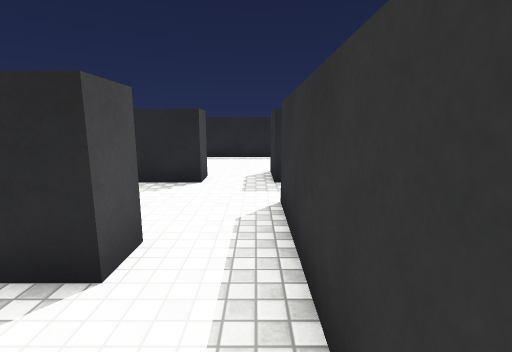
View 1 (above)

16 first-person views from a walk through a 3-D level made in the Unity game engine. The camera is 1.5 m above the floor, tilts 10° down and sees 85° across. The floor is counted in squares, 1 m on a side. Each view is taken from the middle of a square. On the plan, view 1 faces up. The plan holds only what a view shows up to about 14 squares ahead; the rest is blank. The place goes on beyond the plan. The player is left out. Surface patterns are stand-ins for the level's own textures.

View 2
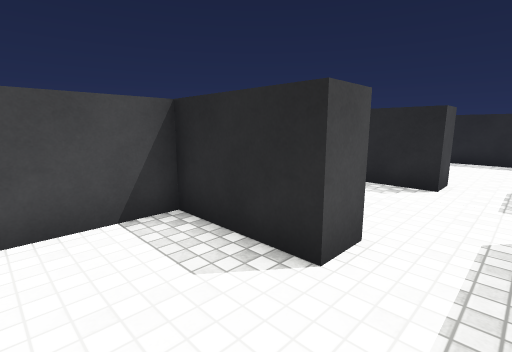

View 3
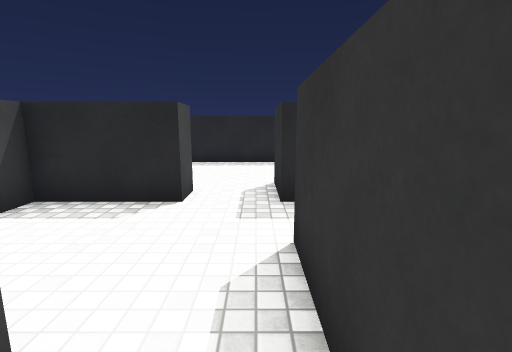

View 4
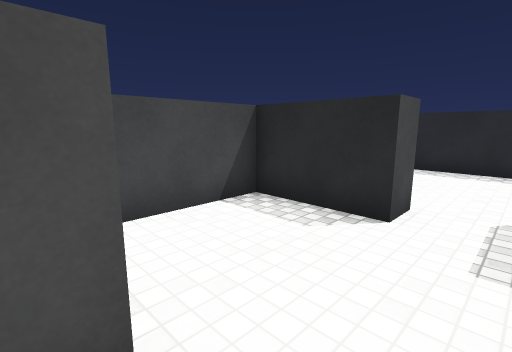

View 5
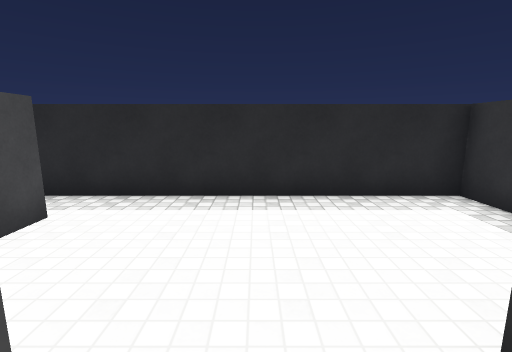

View 6
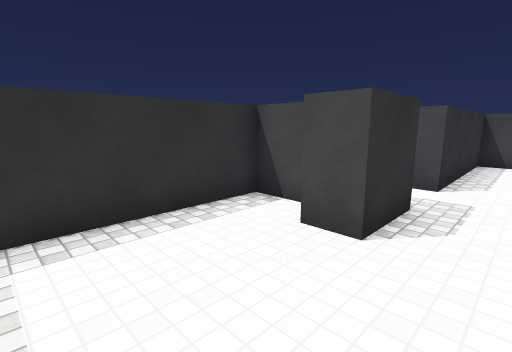

View 7
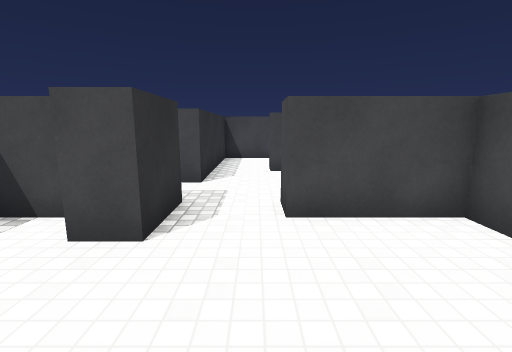

View 8
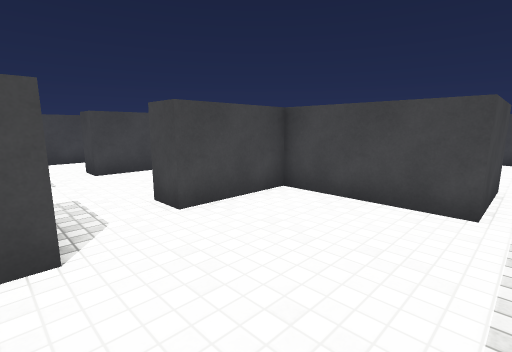

View 9
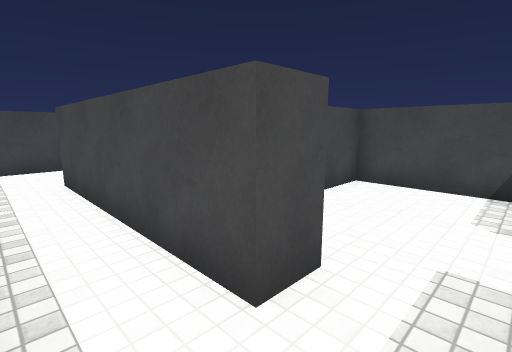

View 10
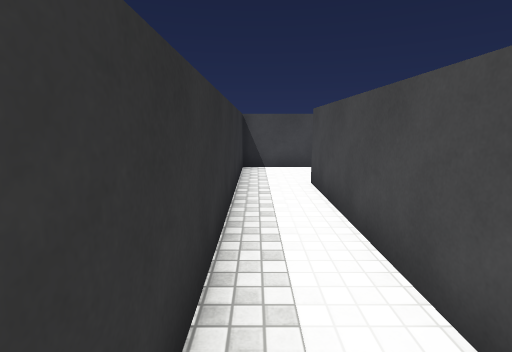

View 11
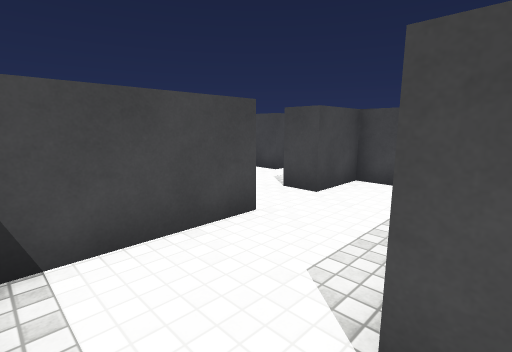

View 12
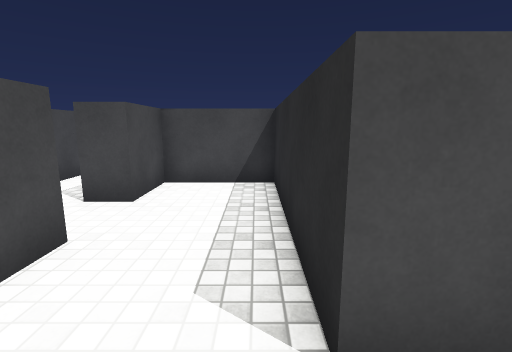

View 13
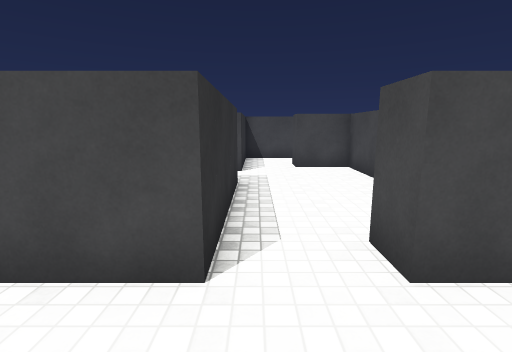

View 14
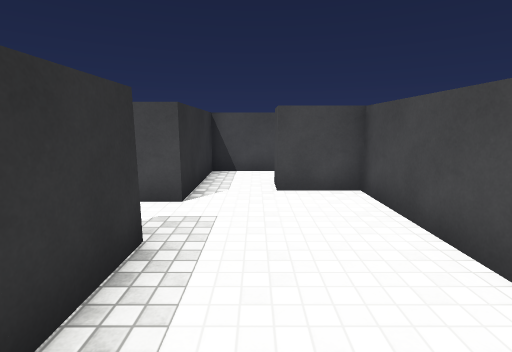

View 15
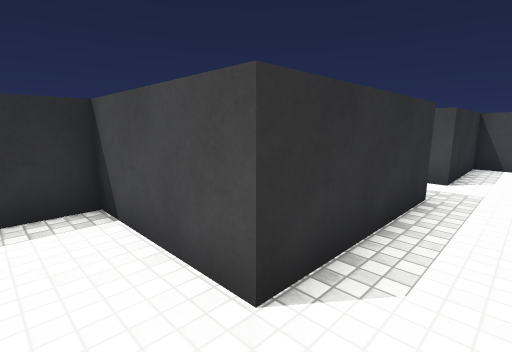

View 16
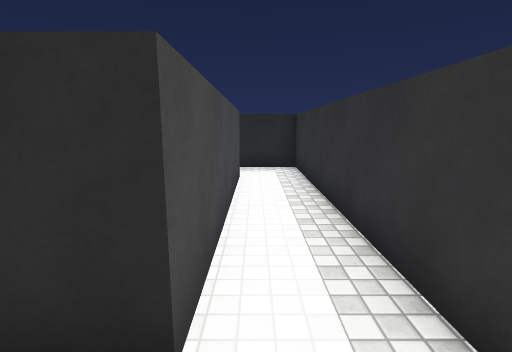

### Floor plan
Ten units are one square. View 1 is at (0, 0); x grows to the right and y downward. Boxes are objects, and circles mark ways between rooms. Rooms are numbered by the first view taken in them; rooms with no view inside come last. Other rooms are left out.
<svg viewBox="-55 -145 95 280">
<path fill="none" stroke="#000" d="M-22 5 5 5 5 -35M-15 -35 -15 -25 -45 -25 -45 -1M-15 -85 -15 -75 -45 -75 -45 -35 -15 -35M5 -75 5 -85M5 -35 5 -55M5 -85 5 -95 15 -95M-45 -125 -45 -85 -15 -85M21 -85 35 -85 35 -140 -46 -140M5 -55 15 -55 15 15 -45 15 -45 45 -25 45 -25 55M-5 55 -5 45 35 45 35 -75 5 -75M-5 96 -5 55M-45 75 -45 125 -25 125M-5 125 -5 115 4 115"/>
<circle cx="-5" cy="-30" r="3" fill="#2a7"/>
<circle cx="-5" cy="-80" r="3" fill="#2a7"/>
<circle cx="10" cy="-65" r="3" fill="#2a7"/>
<circle cx="-15" cy="50" r="3" fill="#2a7"/>
<text x="-20" y="-10">1</text>
<text x="-20" y="-60">2</text>
<text x="-10" y="-110">3</text>
<text x="20" y="0">4</text>
<text x="-20" y="90">5</text>
</svg>
Room 1 opens to room 2. Room 2 opens to room 3. Room 2 opens to room 4. Room 4 opens to room 5.

Where each view was taken, in squares from view 1:
view 1: 0 up, 0 right, facing up
view 2: 0 up, 0 right, facing up-left
view 3: 2 up, 0 right, facing up
view 4: 3 up, 0 right, facing up-left
view 5: 8 up, 1 left, facing up
view 6: 13 up, 1 left, facing down-right
view 7: 13 up, 1 left, facing down
view 8: 13 up, 1 right, facing down-left
view 9: 7 up, 3 right, facing down-left
view 10: 6 up, 3 right, facing down
view 11: 1 down, 3 right, facing down-left
view 12: 2 down, 3 right, facing left
view 13: 2 down, 1 left, facing down
view 14: 6 down, 2 left, facing down
view 15: 3 down, 2 left, facing down-right
view 16: 3 down, 2 right, facing up
